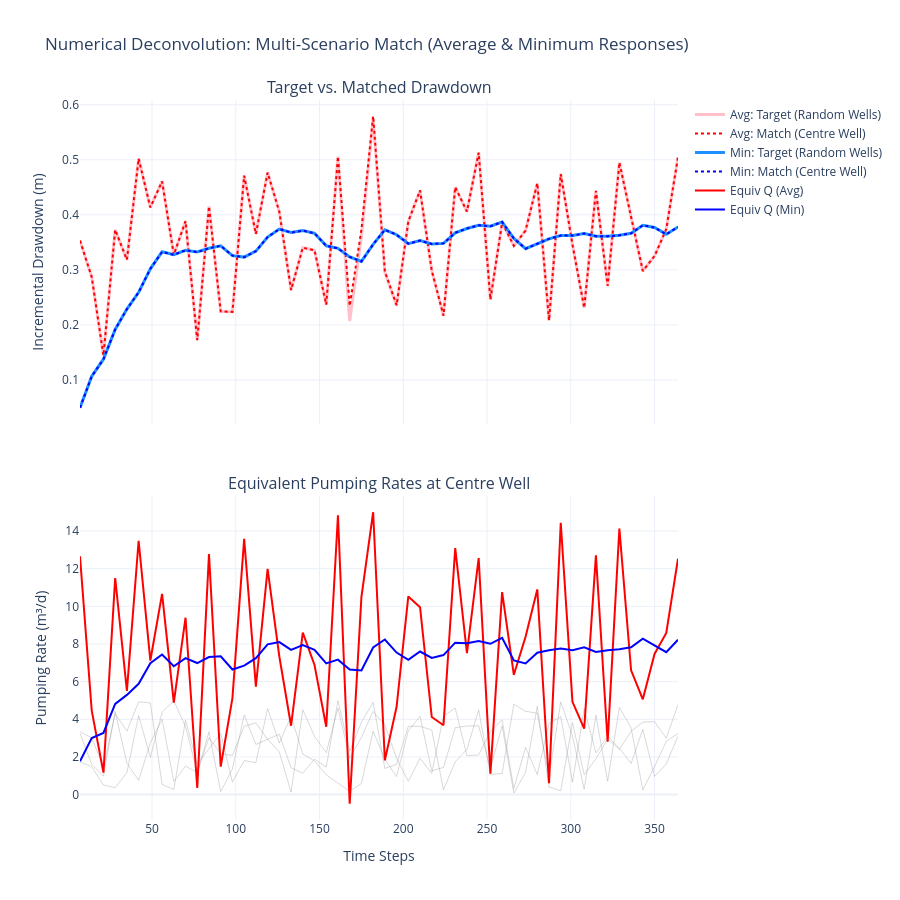

The cell this chart's notebook holds for it:
### Code cell
#####################
### visualisation ###
#####################

fig = make_subplots(rows=2, cols=1, shared_xaxes=True, vertical_spacing=0.1,
                    subplot_titles=("Target vs. Matched Drawdown", 
                                    "Equivalent Pumping Rates at Centre Well"))

# 1. Calculate incremental targets
s_inc_target_avg = np.diff(s_target_avg, prepend=0)
s_inc_target_min = np.diff(s_target_min, prepend=0)
s_inc_target_max = np.diff(s_target_max, prepend=0)

# row 1: drawdown comparisons

# Average
fig.add_trace(go.Scatter(x=time_steps, y=s_inc_target_avg, name="Avg: Target (Random Wells)", 
                         line=dict(color='pink', width=3)), row=1, col=1)
fig.add_trace(go.Scatter(x=time_steps, y=results["val_avg"]["incremental"], name="Avg: Match (Centre Well)", 
                         line=dict(color='red', dash='dot', width=2)), row=1, col=1)

# Minimum
fig.add_trace(go.Scatter(x=time_steps, y=s_inc_target_min, name="Min: Target (Random Wells)", 
                         line=dict(color='dodgerblue', width=3)), row=1, col=1)
fig.add_trace(go.Scatter(x=time_steps, y=results["val_min"]["incremental"], name="Min: Match (Centre Well)", 
                         line=dict(color='blue', dash='dot', width=2)), row=1, col=1)

# row 2: pumping rates

# Individual pumping rates for each random well (gray background)
for i, w in enumerate(wells):
    fig.add_trace(go.Scatter(x=time_steps, y=w['Q'], name=f"Source Well {i+1}", 
                             line=dict(width=1, color='gray'), opacity=0.3, showlegend=False), row=2, col=1)

# equivalent pumping rates for the centre well
fig.add_trace(go.Scatter(x=time_steps, y=q_equiv_avg, name="Equiv Q (Avg)", 
                         line=dict(color='red', width=2)), row=2, col=1)
fig.add_trace(go.Scatter(x=time_steps, y=q_equiv_min, name="Equiv Q (Min)", 
                         line=dict(color='blue', width=2)), row=2, col=1)

# Styling
fig.update_layout(height=900, template="plotly_white", 
                  title=f"Numerical Deconvolution: Multi-Scenario Match (Average & Minimum Responses)",
                  legend=dict(orientation="v", yanchor="top", y=1, xanchor="left", x=1.02))

fig.update_yaxes(title_text="Incremental Drawdown (m)", row=1, col=1)
fig.update_yaxes(title_text="Pumping Rate (m³/d)", row=2, col=1)
fig.update_xaxes(title_text="Time Steps", row=2, col=1)

fig.show()
